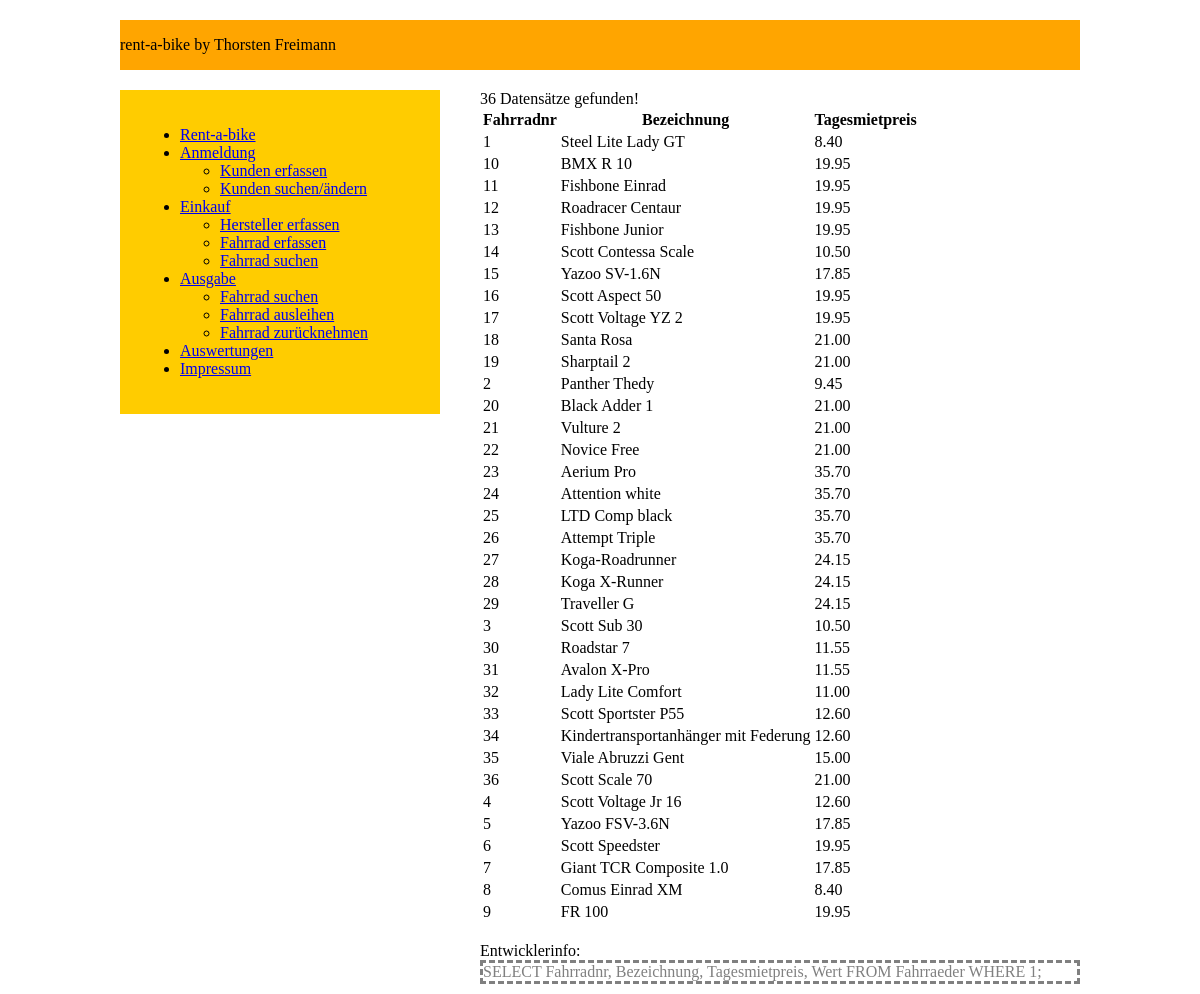
Page /fahrrad_suchen_ergebnis.php on the committed database.
### tables this page shows
CREATE TABLE `Fahrraeder` (
  `Fahrradnr` VARCHAR(5) NOT NULL,
  `Bezeichnung` VARCHAR(50) NULL,
  `Rahmennummer` VARCHAR(10) NULL,
  `Tagesmietpreis` DOUBLE(4, 2) NULL,
  `Wert` DOUBLE(6, 2) NULL,
  `Kaufdatum` DATE NULL,
  `Herstellernr` VARCHAR(5) NOT NULL,
  `Typnr` VARCHAR(5) NOT NULL,
  PRIMARY KEY (`Fahrradnr`),
  INDEX `FahrradtypenFahrraeder` (`Typnr`),
  INDEX `HerstellerFahrraeder` (`Herstellernr`)
);

### fahrrad_suchen_ergebnis.php (the view, shortened to what this page needs)
<html>
<head>
<head>
        <link rel="stylesheet" href="css/style.css">
</head>
<body>
<div id="container">
	<div id="kopf">
					<p>rent-a-bike by Thorsten Freimann</p>
				</div>
				<div id ="nav">
					<?php include 'navi.php';?>
				</div>
				<div id="inhalt">
				<?php
					include("db_verbindung.php");
					$conn = new mysqli($servername, $username, $password, $dbname);
					$sql = "SELECT Fahrradnr, Bezeichnung, Tagesmietpreis, Wert FROM Fahrraeder WHERE 1";
					$sql = $sql . ";";
					$result = $conn->query($sql);
					if ($result->num_rows > 0) {
						echo $result->num_rows . " Datensätze gefunden!";
						echo "<table><tr><th>Fahrradnr</th><th>Bezeichnung</th><th>Tagesmietpreis</th></tr>";
						while($row = $result->fetch_assoc()) {
							echo "<tr><td>".$row["Fahrradnr"]."</td><td>".$row["Bezeichnung"]."</td><td> ".$row["Tagesmietpreis"]."</td></tr>";
						}
						echo "</table>";
					} else {
						echo "0 results";
					}
					echo "<br>Entwicklerinfo:<br>";
					echo "<div class=\"sql\">" . $sql . "</div>";
					?>
				</div>
</div>
</body>
</html>

### navi.php
<ul>
	<li class = "cat1">
	   <a href="index.php">Rent-a-bike</a>
	</li>
	<li class = "cat2">
		<a href="#">Anmeldung</a>
		<ul>
			<li><a href="kunden_erfassen.php">Kunden erfassen</a></li>
			<li><a href="kunden_suchen.php">Kunden suchen/&auml;ndern</a></li>
		</ul>
	</li>
	<li class = "cat3">
		 <a href="#">Einkauf</a>
		 <ul>
			 <li><a href="#">Hersteller erfassen</a></li>
			 <li><a href="fahrrad_erfassen_komplett.php">Fahrrad erfassen</a></li>
			 <li><a href="fahrrad_suchen.php">Fahrrad suchen</a></li>
		 </ul>
	</li>
	<li class = "cat4">
		<a href="#">Ausgabe</a>
		<ul>
			<li><a href="fahrrad_suchen.php">Fahrrad suchen</a></li>
			<li><a href="fahrrad_ausleihen.php">Fahrrad ausleihen</a></li>
			<li><a href="#">Fahrrad zur&uuml;cknehmen</a></li>
		</ul>
	</li>
	<li class = "cat5">
		<a href="#">Auswertungen</a>
	</li>
	<li class = "cat5">
		<a href="impressum.html">Impressum</a>
	</li>
</ul>

### css/style.css (style rules this page uses)
body { margin: 20px; padding: 0; }
#container { margin: 0 auto; max-width: 960px; background: white; }
#kopf { float: left; background: orange; width:100%; margin: 0 0 2.08333333% 0; }
#inhalt { float: right; width: 62.5%; }
#nav { float: left; width: 29.16666667%; background: #FC0; padding: 2.08333333%; }
.sql { color: grey; border-style: dashed; margin: 0px 0px 10px 0px; }

### rows in the picture
fahrraeder: Fahrradnr "1", Bezeichnung "Steel Lite Lady GT", Tagesmietpreis "8.40"
fahrraeder: Fahrradnr "10", Bezeichnung "BMX R 10", Tagesmietpreis "19.95"
fahrraeder: Fahrradnr "11", Bezeichnung "Fishbone Einrad", Tagesmietpreis "19.95"
fahrraeder: Fahrradnr "12", Bezeichnung "Roadracer Centaur", Tagesmietpreis "19.95"
fahrraeder: Fahrradnr "13", Bezeichnung "Fishbone Junior", Tagesmietpreis "19.95"
fahrraeder: Fahrradnr "14", Bezeichnung "Scott Contessa Scale", Tagesmietpreis "10.50"
fahrraeder: Fahrradnr "15", Bezeichnung "Yazoo SV-1.6N", Tagesmietpreis "17.85"
fahrraeder: Fahrradnr "16", Bezeichnung "Scott Aspect 50", Tagesmietpreis "19.95"
fahrraeder: Fahrradnr "17", Bezeichnung "Scott Voltage YZ 2", Tagesmietpreis "19.95"
fahrraeder: Fahrradnr "18", Bezeichnung "Santa Rosa", Tagesmietpreis "21.00"
fahrraeder: Fahrradnr "19", Bezeichnung "Sharptail 2", Tagesmietpreis "21.00"
fahrraeder: Fahrradnr "2", Bezeichnung "Panther Thedy", Tagesmietpreis "9.45"
fahrraeder: Fahrradnr "20", Bezeichnung "Black Adder 1", Tagesmietpreis "21.00"
fahrraeder: Fahrradnr "21", Bezeichnung "Vulture 2", Tagesmietpreis "21.00"
fahrraeder: Fahrradnr "22", Bezeichnung "Novice Free", Tagesmietpreis "21.00"
fahrraeder: Fahrradnr "23", Bezeichnung "Aerium Pro", Tagesmietpreis "35.70"
fahrraeder: Fahrradnr "24", Bezeichnung "Attention white", Tagesmietpreis "35.70"
fahrraeder: Fahrradnr "25", Bezeichnung "LTD Comp black", Tagesmietpreis "35.70"
fahrraeder: Fahrradnr "26", Bezeichnung "Attempt Triple", Tagesmietpreis "35.70"
fahrraeder: Fahrradnr "27", Bezeichnung "Koga-Roadrunner", Tagesmietpreis "24.15"
fahrraeder: Fahrradnr "28", Bezeichnung "Koga X-Runner", Tagesmietpreis "24.15"
fahrraeder: Fahrradnr "29", Bezeichnung "Traveller G", Tagesmietpreis "24.15"
fahrraeder: Fahrradnr "3", Bezeichnung "Scott Sub 30", Tagesmietpreis "10.50"
fahrraeder: Fahrradnr "30", Bezeichnung "Roadstar 7", Tagesmietpreis "11.55"
fahrraeder: Fahrradnr "31", Bezeichnung "Avalon X-Pro", Tagesmietpreis "11.55"
fahrraeder: Fahrradnr "32", Bezeichnung "Lady Lite Comfort", Tagesmietpreis "11.00"
fahrraeder: Fahrradnr "33", Bezeichnung "Scott Sportster P55", Tagesmietpreis "12.60"
fahrraeder: Fahrradnr "34", Bezeichnung "Kindertransportanhänger mit Federung", Tagesmietpreis "12.60"
fahrraeder: Fahrradnr "35", Bezeichnung "Viale Abruzzi Gent", Tagesmietpreis "15.00"
fahrraeder: Fahrradnr "36", Bezeichnung "Scott Scale 70", Tagesmietpreis "21.00"
fahrraeder: Fahrradnr "4", Bezeichnung "Scott Voltage Jr 16", Tagesmietpreis "12.60"
fahrraeder: Fahrradnr "5", Bezeichnung "Yazoo FSV-3.6N", Tagesmietpreis "17.85"
fahrraeder: Fahrradnr "6", Bezeichnung "Scott Speedster", Tagesmietpreis "19.95"
fahrraeder: Fahrradnr "7", Bezeichnung "Giant TCR Composite 1.0", Tagesmietpreis "17.85"
fahrraeder: Fahrradnr "8", Bezeichnung "Comus Einrad XM", Tagesmietpreis "8.40"
fahrraeder: Fahrradnr "9", Bezeichnung "FR 100", Tagesmietpreis "19.95"

### other values in the picture
$result->num_rows "36"
$sql "SELECT Fahrradnr, Bezeichnung, Tagesmietpreis, Wert FROM Fahrraeder WHERE 1;"
